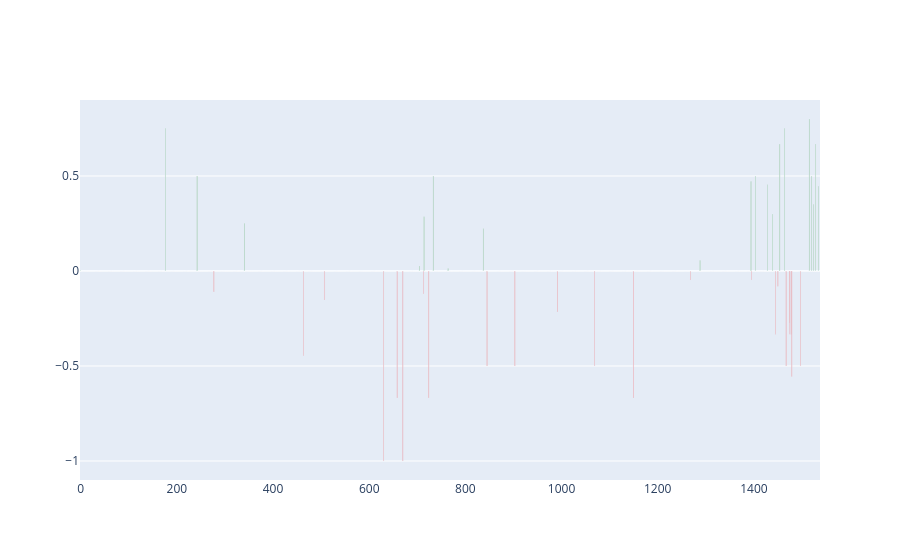

Source (notebook cell):
### Code cell
fig = make_subplots(rows=len(model_list) - 1, cols=1)

for i in range(len(model_list) - 1):
    fig.add_trace(
        go.Bar(x=model_acc_diff.index, y=model_acc_diff.iloc[:, i], marker_color=['green' if x >= 0 else 'red' for x in model_acc_diff.iloc[:, i]]),
        row=i+1,
        col=1
    )

fig.show()

### Figure 1 — Plotly figure (JSON) as saved in the notebook; plotly's stock layout.template omitted (floating-point values rounded to 4 significant figures; data arrays with more than 128 entries replaced by an {"elided": "..."} marker saying what was removed)
{"data": [{"marker": {"color": {"elided": "1539 str values"}}, "type": "bar", "x": {"elided": "1539 int values"}, "xaxis": "x", "y": {"elided": "1539 float values"}, "yaxis": "y"}], "layout": {"xaxis": {"anchor": "y", "domain": [0, 1]}, "yaxis": {"anchor": "x", "domain": [0, 1]}}}
